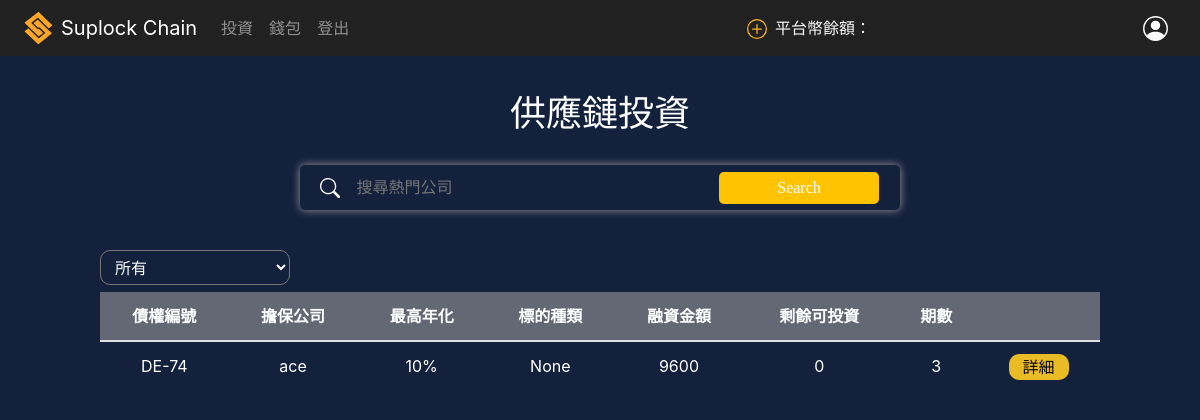
Before: /invest_option/ (signed in) with the older database file.
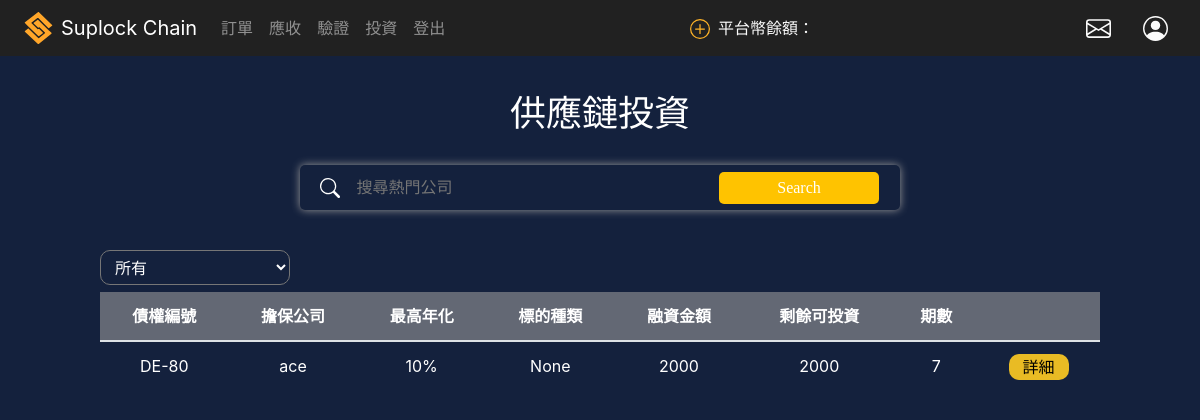
After: the same page with the newer database file.
### core/models.py (models this page shows)
class TokenB(models.Model):
    amount = models.CharField(max_length=100, null=True, blank=True) ##tokenB金額
    class_type = models.IntegerField(choices=CLASS_CHOICES, null=True, blank=True) ##tokenB (應收, 訂單, 移轉, 貸款)
    token_id = models.CharField(max_length=100, null=True, blank=True) ## tokenB的id, 因為太長所以用charfield
    interest = models.IntegerField(null=True, blank=True)
    date_span = models.IntegerField(null=True, blank=True)
    transfer_count = models.IntegerField(null=True, blank=True) ##移轉次數
    initial_order = models.ForeignKey(Company_orders, on_delete=models.CASCADE, related_name='initial_order', null=True,  blank=True) #指向最一開始的訂單
    pre_company = models.ForeignKey(Company,on_delete=models.CASCADE ,related_name='pre_company', null=True,  blank=True)
    curr_company = models.ForeignKey(Company,on_delete=models.CASCADE ,related_name='curr_company', null=True,  blank=True)
    transactionHash = models.CharField(max_length=66, null=True, blank=True)
    tokenB_balance = models.DecimalField(max_digits=12, decimal_places=0 , default=0, blank=True)##tokenB可使用餘額
    already_transfer = models.DecimalField(max_digits=12, decimal_places=0,  default=0,  blank=True)## 已移轉amount
    already_loan = models.DecimalField(max_digits=12, decimal_places=0 , default=0,   blank=True)## 已借款amount
    state = models.IntegerField(choices=LOAN_STATE, null=True, blank=True)

class Company_orders(models.Model):
    send_company = models.ForeignKey(Company,on_delete=models.CASCADE ,related_name='send_company') ## 一個發出Company 對多 orders
    receive_compamy = models.ForeignKey(Company,on_delete=models.CASCADE ,related_name='receive_comapny') ## 一個接收Company 對多 orders
    product  = models.CharField(max_length=40) ##訂單項目
    price = models.IntegerField(null=True, blank=True) ##訂單價格
    start_date = models.DateField(auto_now_add = True ,null=True) ## 發起時間
    end_date = models.DateField() ## 結束時間
    state = models.IntegerField(choices=STATE_CHOICES, default=1) ##狀態
    rate = models.IntegerField(choices=RATE_CHOICES, null=True,  blank=True) ##利息
    transactionHash = models.CharField(max_length=66, null=True, blank=True)
    quantity = models.IntegerField(null=True, blank = True) ##數量 onlyfor 驗證
    class_type = models.IntegerField(choices=CLASS_CHOICES_2000, null=True, blank=True) ##tokenB (應收, 訂單, 移轉, 貸款)

class Company(models.Model):
    user = models.OneToOneField(User, on_delete=models.CASCADE) ## user foriegn key
    uni_num = models.CharField(max_length=100) ##統一編號
    public_address = models.CharField(max_length=42) ##公鑰
    core = models.BooleanField() #是否為核心企業
    amount_a = models.DecimalField(max_digits=12, decimal_places=1, null=True) #核心企業token_A數量
    amount_865 = models.DecimalField(max_digits=12, decimal_places=0, null=True) #核心企業平台幣數量
    create_time = models.DateTimeField(auto_now_add= True) #進入時間
    contract_address = models.CharField(max_length=42,null=True,blank=True) ##合約地址
    company_type = models.CharField(max_length=42,null=True,blank=True) #行業別
    capital = models.DecimalField(max_digits=12, decimal_places=0, null=True) #資本額
    chairman = models.CharField(max_length=42,null=True,blank=True) #董事長
    company_location =  models.CharField(max_length=42,null=True,blank=True) #公司地址
    supervisor = models.CharField(max_length=42,null=True,blank=True) #登記機關
    establish_date = models.CharField(max_length=42,null=True,blank=True) #成立日期
    responsible_person = models.CharField(max_length=42,null=True,blank=True) #負責人
    image = models.ImageField(upload_to='static/image/', blank=True, null=True)  ##logo

### core/views.py (the view)
# urls.py: path('invest_option/',views.invest_option.as_view(),name = 'invest_option'),
class invest_option(generic.ListView):
    model = LoanCertificate
    template_name = 'invest_option.html'
    context_object_name = 'invest_option'
    paginate_by = 6
    def get_queryset(self):
        user = self.request.user
        company = Company.objects.get(user = user)
        invest_option = TokenB.objects.filter(Q(class_type = 4)).order_by('-id')
        return invest_option
    def get_context_data(self, **kwargs):
        unique_card_arr = []
        context =  super(invest_option,self).get_context_data(**kwargs)
        user = self.request.user
        tokenB_detail = TokenB.objects.filter(Q(class_type = 4)).order_by('-id')
        for tokenB in tokenB_detail:
            certificate = LoanCertificate.objects.filter(loan_id = tokenB.token_id)[0]
            termPri = Invest.functions.getTermPriPayable(int(tokenB.token_id), certificate.date_span - certificate.curr_span).call({'from': account_from['address']})
            curr_dic = {}
            curr_dic['id'] = tokenB.id
            curr_dic['principle'] = tokenB.amount
            curr_dic['interest'] = tokenB.interest
            curr_dic['start_date'] = tokenB.initial_order.start_date
            curr_dic['end_date'] = tokenB.initial_order.end_date
            curr_dic['term_pri'] = termPri / DECIMALS
            curr_dic['tx_hash'] = tokenB.transactionHash
            unique_card_arr.append(curr_dic)
        context['unique_card_arr'] = unique_card_arr
        return context

### core/templatetags/auth_extras.py (called while the page is built)
@register.filter(name='has_group')
def has_group(user, group_name):
    return user.groups.filter(name=group_name).exists()

### core/templates/invest_option.html (shortened to what this page needs)
<!DOCTYPE html>
<html lang="en">
<head>
    {% load static %}
    {% include 'nav_login.html' %}
    <link rel="stylesheet" href="{%static 'css/invest_option.css' %}">
</head>
<body>
    <div class="page_title"><h2 style="font-size: 36px;">供應鏈投資</h2></div>
    <main class="main_content">
        <div class="search">
            <form action="" method="POST">
                <img  class = 'front_icon'src="{% static 'icon/search.svg' %}" alt="">
                <input class="searching" type="text" placeholder="搜尋熱門公司">
                <button class="search_button">Search</button>
            </form>
        </div>
        <div class="inv_option">
            <div class="select">
                <select name="type" class="select-1 wh forte" id="select-1">
                    <option value="all">所有</option>
                </select>
            </div>
            <div class="whole_table">
            <table class="table" id="loan_table">
                <thead>
                    <tr>
                        <th>債權編號</th>
                        <th>擔保公司</th>
                        <th>最高年化</th>
                        <th>標的種類</th>
                        <th>融資金額</th>
                        <th>剩餘可投資</th>
                        <th>期數</th>
                        <th></th>
                    </tr>
                </thead>
                <tbody>
                    {% for option in invest_option %}
                    <tr name='make_id' class="tr_height">
                        <td name="token_id">DE-{{option.id}}</td>
                        <td name="pre_company">{{option.initial_order.send_company.user}}</td>
                        <td name="interest">10%</td>
                        <td>{{option.initial_order.get_class_type_display}}</td>
                        <td>{{option.amount}}</td>
                        <td>{{option.already_loan}}</td>
                        <td>{{ option.date_span }}</td>
                        <td><button id="-{{forloop.counter}}" class="show detail_btn">詳細</button></td>
                    </tr>
                    {% endfor %}
                </tbody>
            </table>
            </div>
        </div>
    </main>
</body>
</html>

Changed rows visible on the page:
removed TokenB: id "74", initial_order.send_company.user "ace", initial_order.class_type "None", amount "9600", already_loan "0"
added TokenB: id "80", initial_order.send_company.user "ace", initial_order.class_type "None", amount "2000", already_loan "2000"
Other visible differences:
text no longer shown: "錢包"
text now shown: "訂單 應收 驗證"
